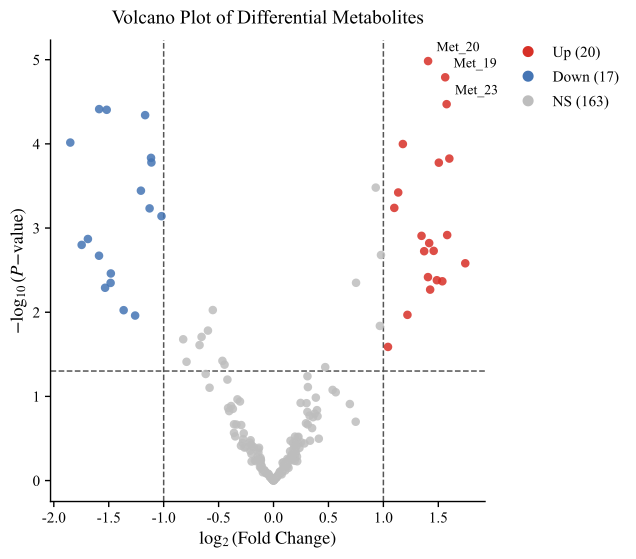

Recreate this plot in Python.
import pandas as pd
import numpy as np
import matplotlib.pyplot as plt
import matplotlib
matplotlib.use("Agg")

# ============================================================
# SCI-style Volcano Plot
# ============================================================

def plot_volcano_sci(
    stats_df,
    fc_thresh=1.0,
    p_thresh=0.05,
    label_top_n=3,
    save_path="Volcano_Plot.png"
):

    # --------------------------------------------------------
    # 1. 数据准备
    # --------------------------------------------------------

    df = stats_df.copy()

    if "Metabolite" not in df.columns:
        df["Metabolite"] = df.index.astype(str)

    df["-Log10P"] = -np.log10(
        df["P_value"].clip(lower=1e-300)
    )


    # --------------------------------------------------------
    # 2. 分类
    # --------------------------------------------------------

    def classify(row):

        if (
            row["P_value"] < p_thresh
            and row["log2FC"] >= fc_thresh
        ):
            return "Up"

        elif (
            row["P_value"] < p_thresh
            and row["log2FC"] <= -fc_thresh
        ):
            return "Down"

        else:
            return "Insignificant"


    df["Group"] = df.apply(
        classify,
        axis=1
    )


    up_n = (df["Group"] == "Up").sum()
    down_n = (df["Group"] == "Down").sum()
    insig_n = (df["Group"] == "Insignificant").sum()


    # --------------------------------------------------------
    # 3. SCI字体设置
    # --------------------------------------------------------

    plt.rcParams["font.family"] = "Times New Roman"
    plt.rcParams["mathtext.fontset"] = "stix"
    plt.rcParams["axes.unicode_minus"] = False
    plt.rcParams["font.size"] = 11


    # --------------------------------------------------------
    # 4. 建图
    # --------------------------------------------------------

    fig, ax = plt.subplots(
        figsize=(7.5, 6)
    )


    colors = {
        "Up": "#D73027",
        "Down": "#4575B4",
        "Insignificant": "#BDBDBD"
    }


    # --------------------------------------------------------
    # 5. 绘制散点
    # --------------------------------------------------------

    # 先画不显著点，避免覆盖显著点
    for group_name in [
        "Insignificant",
        "Down",
        "Up"
    ]:

        temp = df[
            df["Group"] == group_name
        ]

        ax.scatter(
            temp["log2FC"],
            temp["-Log10P"],
            s=38,
            c=colors[group_name],
            alpha=0.85,
            edgecolors="none",
            zorder=2
        )


    # --------------------------------------------------------
    # 6. 阈值线
    # --------------------------------------------------------

    line_color = "#555555"

    ax.axhline(
        -np.log10(p_thresh),
        linestyle="--",
        linewidth=1.1,
        color=line_color,
        zorder=1
    )

    ax.axvline(
        fc_thresh,
        linestyle="--",
        linewidth=1.1,
        color=line_color,
        zorder=1
    )

    ax.axvline(
        -fc_thresh,
        linestyle="--",
        linewidth=1.1,
        color=line_color,
        zorder=1
    )


    # --------------------------------------------------------
    # 7. 标记最显著代谢物
    # --------------------------------------------------------

    sig_df = df[
        df["Group"].isin(["Up", "Down"])
    ].copy()

    # 按P值选择最显著的几个
    label_df = sig_df.sort_values(
        "P_value"
    ).head(label_top_n)


    # 7. 标记代谢物
    for _, row in label_df.iterrows():

        x_offset = 6 if row["log2FC"] > 0 else -6
        align = "left" if row["log2FC"] > 0 else "right"

        ax.annotate(
            row["Metabolite"],
            xy=(
                row["log2FC"],
                row["-Log10P"]
            ),
            xytext=(
                x_offset,
                5
            ),
            textcoords="offset points",
            ha=align,
            va="bottom",
            fontsize=10,
            fontfamily="Times New Roman",
            color="black"
        )


    # ============================================================
    # 注意！！！从这里开始已经退出 for 循环
    # ============================================================

    # --------------------------------------------------------
    # 8. 图例
    # --------------------------------------------------------

    legend_items = [
        plt.Line2D(
            [0], [0],
            marker="o",
            linestyle="None",
            label=f"Up ({up_n})",
            markerfacecolor=colors["Up"],
            markeredgecolor="none",
            markersize=8
        ),

        plt.Line2D(
            [0], [0],
            marker="o",
            linestyle="None",
            label=f"Down ({down_n})",
            markerfacecolor=colors["Down"],
            markeredgecolor="none",
            markersize=8
        ),

        plt.Line2D(
            [0], [0],
            marker="o",
            linestyle="None",
            label=f"NS ({insig_n})",
            markerfacecolor=colors["Insignificant"],
            markeredgecolor="none",
            markersize=8
        )
    ]


    # --------------------------------------------------------
    # 图例放到坐标轴右侧外面
    # --------------------------------------------------------

    legend = ax.legend(
        handles=legend_items,
        frameon=False,
        loc="upper left",
        bbox_to_anchor=(1.05, 1.00),
        fontsize=11,
        borderaxespad=0,
        handletextpad=0.6,
        labelspacing=0.7
    )


    # --------------------------------------------------------
    # 9. 坐标轴
    # --------------------------------------------------------

    ax.set_xlabel(
        r"$\log_{2}(\mathrm{Fold\ Change})$",
        fontsize=13
    )

    ax.set_ylabel(
        r"$-\log_{10}(P\mathrm{-value})$",
        fontsize=13
    )

    ax.set_title(
        "Volcano Plot of Differential Metabolites",
        fontsize=14,
        pad=12
    )


    # --------------------------------------------------------
    # 10. SCI风格
    # --------------------------------------------------------

    ax.spines["top"].set_visible(False)
    ax.spines["right"].set_visible(False)

    ax.spines["left"].set_linewidth(1)
    ax.spines["bottom"].set_linewidth(1)

    ax.tick_params(
        axis="both",
        direction="out",
        width=1,
        length=4,
        labelsize=11
    )

    ax.grid(False)


    # --------------------------------------------------------
    # 11. 给右侧图例留空间
    # --------------------------------------------------------

    fig.subplots_adjust(
        left=0.14,
        right=0.72,
        bottom=0.13,
        top=0.90
    )


    # --------------------------------------------------------
    # 12. 保存
    # --------------------------------------------------------

    fig.savefig(
        save_path,
        dpi=600,
        bbox_inches="tight",
        facecolor="white"
    )


    if save_path.lower().endswith(".png"):

        pdf_path = save_path[:-4] + ".pdf"

        fig.savefig(
            pdf_path,
            format="pdf",
            bbox_inches="tight",
            facecolor="white"
        )


    plt.close(fig)

    print(f"Volcano plot saved to: {save_path}")

diff_stats = pd.read_csv(
    "All_Metabolite_Statistics.csv",
    index_col=0
)
plot_volcano_sci(
    stats_df=diff_stats,
    fc_thresh=1.0,
    p_thresh=0.05,
    label_top_n=3,
    save_path="Volcano_Plot.png"
)
